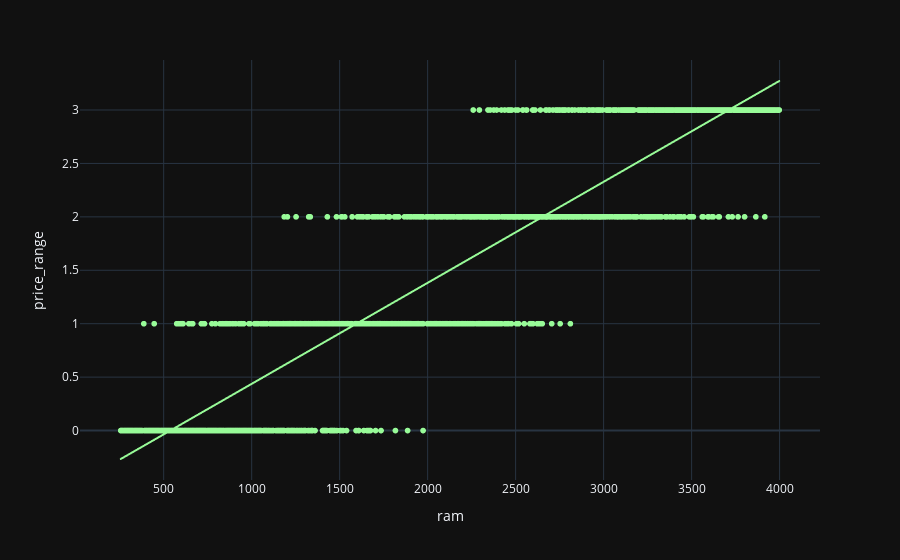

Here is the notebook cell this chart was saved with:
### Markdown cell above
#### When RAM increases the Price Range also increases

### Code cell
px.scatter(data, x="ram", y="price_range", trendline="ols",color_discrete_sequence=['palegreen'])

### Figure 1 — Plotly figure (JSON) as saved in the notebook; plotly's stock layout.template omitted (floating-point values rounded to 4 significant figures; data arrays with more than 128 entries replaced by an {"elided": "..."} marker saying what was removed)
{"data": [{"hovertemplate": "ram=%{x}<br>price_range=%{y}<extra></extra>", "legendgroup": "", "marker": {"color": "palegreen", "symbol": "circle"}, "mode": "markers", "name": "", "showlegend": false, "type": "scattergl", "x": {"elided": "2000 int values"}, "xaxis": "x", "y": {"elided": "2000 int values"}, "yaxis": "y"}, {"hovertemplate": "<b>OLS trendline</b><br>price_range = 0.000945436 * ram + -0.508307<br>R<sup>2</sup>=0.840973<br><br>ram=%{x}<br>price_range=%{y} <b>(trend)</b><extra></extra>", "legendgroup": "", "marker": {"color": "palegreen", "symbol": "circle"}, "mode": "lines", "name": "", "showlegend": false, "type": "scattergl", "x": {"elided": "2000 int values"}, "xaxis": "x", "y": {"elided": "2000 float values"}, "yaxis": "y"}], "layout": {"legend": {"tracegroupgap": 0}, "margin": {"t": 60}, "xaxis": {"anchor": "y", "domain": [0, 1], "title": {"text": "ram"}}, "yaxis": {"anchor": "x", "domain": [0, 1], "title": {"text": "price_range"}}}}
